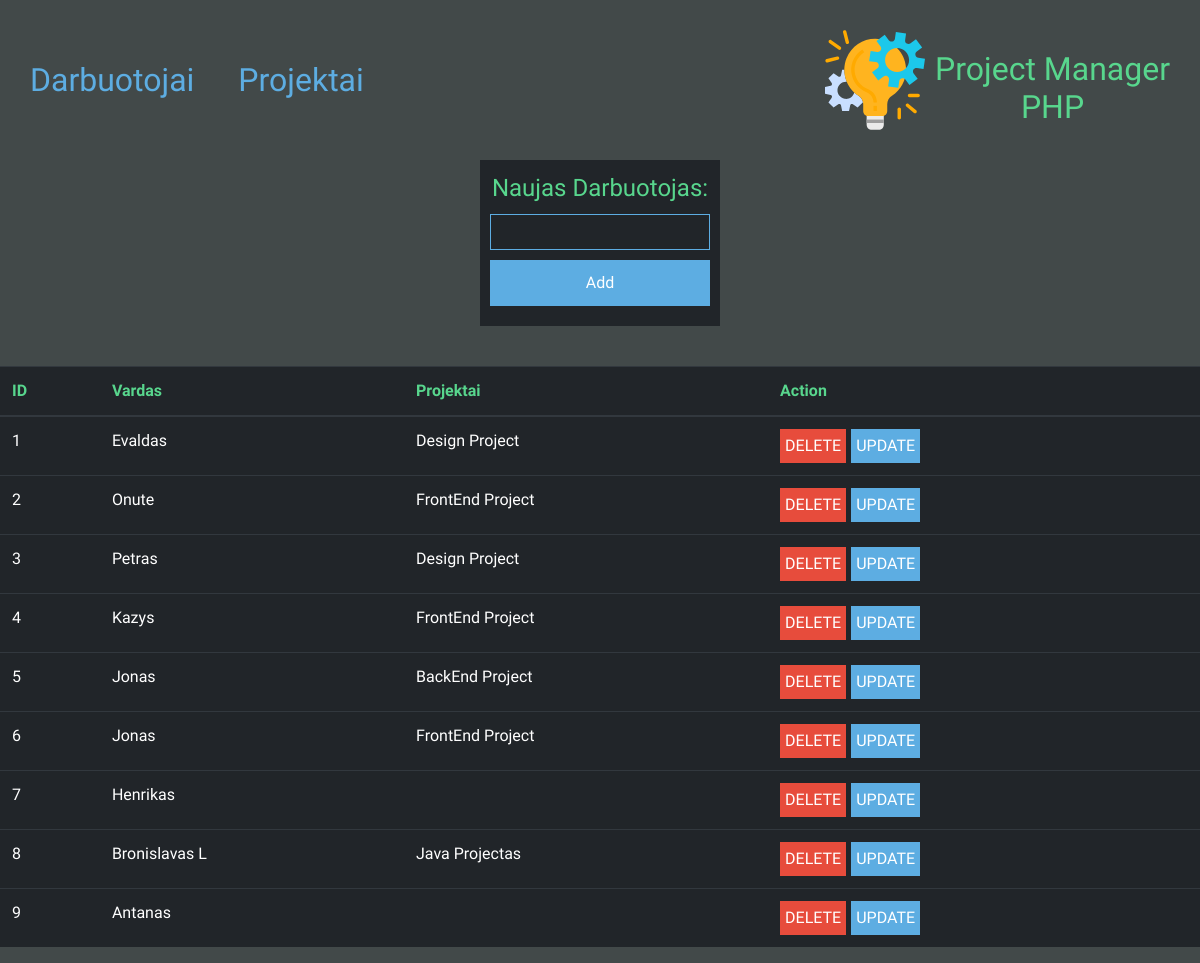
The page / on the database its author committed.
### tables this page shows
CREATE TABLE `employee` (
  `id` int(11) NOT NULL AUTO_INCREMENT,
  `name` varchar(45) NOT NULL,
  `project_id` int(11) DEFAULT NULL,
  PRIMARY KEY (`id`),
  KEY `project_id_idx` (`project_id`),
  CONSTRAINT `project_id` FOREIGN KEY (`project_id`) REFERENCES `projects` (`id`) ON DELETE SET NULL ON UPDATE CASCADE
);

CREATE TABLE `projects` (
  `id` int(11) NOT NULL AUTO_INCREMENT,
  `name` varchar(45) NOT NULL,
  PRIMARY KEY (`id`)
);

### index.php (the view, shortened to what this page needs)
<!DOCTYPE html>
<html lang="en">
<head>
    <link rel="stylesheet" href="https://stackpath.bootstrapcdn.com/bootstrap/4.1.3/css/bootstrap.min.css">
    <link rel="stylesheet" href="Tools/styles.css">
</head>
<body>
    <header>
        <div class="linkai">
            <a href="?path=employee">Darbuotojai</a>
            <a href="?path=projects">Projektai</a>
        </div>
        <div class="logo">
            <img src="./logo/project-management.svg" alt="">
            <div class="textLogo">
                <h2>Project Manager</h2>
                <h2>PHP</h2>
            </div>
        </div>
    </header>
    <div id=update_add_forms>
        <?php
        include "./Tools/helper.php";
        if ($_GET['path'] == "employee" || $_GET['path'] == "") {
            echo "
            <form  id=addForm method=post>
            <label>Naujas Darbuotojas:</label>
            <input type=text name='newEmp' >
            <input type=submit name='addNew' value=Add>
            </form>
        ";
        } else if ($_GET['path'] == "projects") {
            echo "
        <form  id=addForm method=post>
        <label>Naujas Projektas:</label>
        <input type=text name='newPr' >
        <input type=submit name='addNew' value=Add>
        </form>
    ";
        }
        ?>
    </div>
    <table class="table table-hover table-dark">
        <thead>
            <tr>
                <th scope="col">ID</th>
                <?php
                if ($_GET['path'] == "employee") {
                    echo "<th scope=col>Vardas</th>";
                    echo "<th scope=col> Projektai</th>";
                } else if ($_GET['path'] == "projects") {
                    echo "<th scope=col>Projektas</th>";
                    echo "<th scope=col> Darbuotojai</th>";
                } else {
                    echo "<th scope=col>Vardas</th>";
                    echo "<th scope=col> Projektai</th>";
                }
                ?>
                <th scope="col">Action</th>
            </tr>
        </thead>
        <tbody>
            <?php
            if ($_GET['path'] == "employee" || $_GET['path'] == "") {
                $sql = "SELECT employee.id as nr, employee.name as vardas, employee.project_id as prId, projects.name as projektas
                FROM employee
                LEFT JOIN projects ON employee.project_id = projects.id
                ORDER BY nr;";
                $result = mysqli_query($conn, $sql);
                if (mysqli_num_rows($result) > 0) {
                    while ($row = mysqli_fetch_assoc($result)) {
                        $index++;
                        print('<tr>'
                            . '<td>' . $index . '</td>'
                            . '<td>' . $row['vardas'] . '</td>'
                            . '<td>' . $row['projektas'] . '</td>'
                            . '<td>' . '<a href="?action=deleteEmp&id='  . $row['nr'] . '"><button id=deleteBtn >DELETE</button></a>' .
                            '<a href="?path=employee&updateEmp='  . rawurlencode($row['vardas']) . '&id=' . $row['nr'] .   '&pr=' . $row['prId'] .  '"  ><button id=updateBtn >UPDATE</button></a>'
                            .  '</td>'
                            . '</tr>');
                    }
                }
            } else if ($_GET['path'] == "projects") {
                $sql =  "SELECT ANY_VALUE(projects.id) as numeris, projects.name as projektas , GROUP_CONCAT(employee.name SEPARATOR', ') as vardas
                        FROM projects
                        LEFT JOIN employee ON employee.project_id = projects.id
                        GROUP BY projektas
                        ORDER BY numeris;
                        ";
                $result = mysqli_query($conn, $sql);
                if (mysqli_num_rows($result) > 0) {
                    while ($row = mysqli_fetch_assoc($result)) {
                        $index++;
                        print('<tr>'
                            . '<td>' . $index . '</td>'
                            . '<td>' . $row['projektas'] . '</td>'
                            . '<td>' . $row['vardas'] . '</td>'
                            . '<td>' . '<a href="?action=deletePr&id='  . $row['numeris'] . '"><button id=deleteBtn>DELETE</button></a>' .
                            '<a href="?path=projects&updatePr=' . $row['projektas'] . '&id=' . $row['numeris'] . '"><button id=updateBtn>UPDATE</button></a>'
                            . '</td>'
                            . '</tr>');
                    }
                }
            }
            ?>
        </tbody>
    </table>
</body>
</html>

### Tools/styles.css (style rules this page uses)
body { background-color: #424949; font-family: "Source Sans Pro", sans-serif; }
header { margin-top: 30px; margin-bottom: 30px; height: 100px; display: -webkit-box; display: -ms-flexbox; display: flex; -webkit-box-align: center; -ms-flex-align: center; align-items: center; -webkit-box-pack: justify; -ms-flex-pack: justify; justify-content: space-between; }
header a { color: #5dade2; margin-right: 10px; margin-left: 30px; font-size: 2rem; text-decoration: none; -webkit-transition: 0.3s; transition: 0.3s; }
.logo { display: -webkit-box; display: -ms-flexbox; display: flex; margin-right: 30px; -webkit-box-align: center; -ms-flex-align: center; align-items: center; -webkit-box-pack: center; -ms-flex-pack: center; justify-content: center; color: #58d68d; }
.logo img { width: 100px; margin-right: 10px; }
.logo .textLogo { text-align: center; -webkit-transform: translateY(8px); transform: translateY(8px); }
.logo .textLogo h2 { margin-bottom: 0px; }
th { color: #58d68d; }
#updateForm, #addForm { background-color: #212529; width: 20%; display: -webkit-box; display: -ms-flexbox; display: flex; -webkit-box-orient: vertical; -webkit-box-direction: normal; -ms-flex-direction: column; flex-direction: column; -webkit-box-pack: center; -ms-flex-pack: center; justify-content: center; margin-bottom: 40px; text-align: center; padding: 10px; }
#updateForm label, #addForm label { color: #58d68d; font-size: 1.5rem; }
#updateForm input, #addForm input { width: 100%; text-align: center; margin-bottom: 10px; background-color: #212529; border: none; color: white; border: solid 1px #5dade2; padding: 5px; outline: none; }
#updateForm input[type="submit"], #addForm input[type="submit"] { padding: 10px; background-color: #5dade2; cursor: pointer; -webkit-transition: 0.3s; transition: 0.3s; }
button { cursor: pointer; margin-right: 5px; border: none; padding: 5px; color: white; }
#updateBtn { background-color: #5dade2; -webkit-transition: 0.3s; transition: 0.3s; }
#deleteBtn { background-color: #e74c3c; -webkit-transition: 0.3s; transition: 0.3s; }
#update_add_forms { display: -webkit-box; display: -ms-flexbox; display: flex; -ms-flex-pack: distribute; justify-content: space-around; }

### rows shown on the page
employee: name "Evaldas", project.name "Design Project"
employee: name "Onute", project.name "FrontEnd Project"
employee: name "Petras", project.name "Design Project"
employee: name "Kazys", project.name "FrontEnd Project"
employee: name "Jonas", project.name "BackEnd Project"
employee: name "Jonas", project.name "FrontEnd Project"
employee: name "Henrikas"
employee: name "Bronislavas L", project.name "Java Projectas"
employee: name "Antanas"
